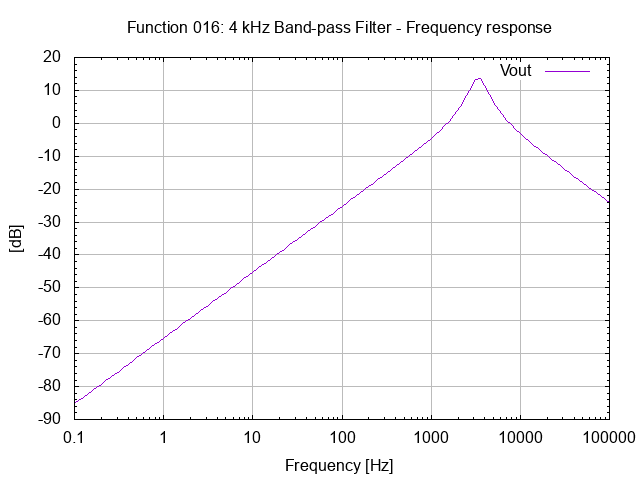

Write the gnuplot code that produced this figure.
# setup terminal
set term png

# setup graph
set output "26.016.00.00.01.png"
set title "Function 016: 4 kHz Band-pass Filter - Frequency response"

# setup Y-axis
set grid ytics lt 1 lw 1 lc rgb "#bbbbbb"
set mytics
set ylabel "[dB]"

#setup X-axis
set logscale x 10
set grid xtics lt 1 lw 1 lc rgb "#bbbbbb"
set xlabel "Frequency [Hz]"

# setup plot style
set style data lines
plot '26.016.00.00.01.dat' using 1:2 title "Vout"

# set output back to default
set output

# reset terminal type
set terminal pop
